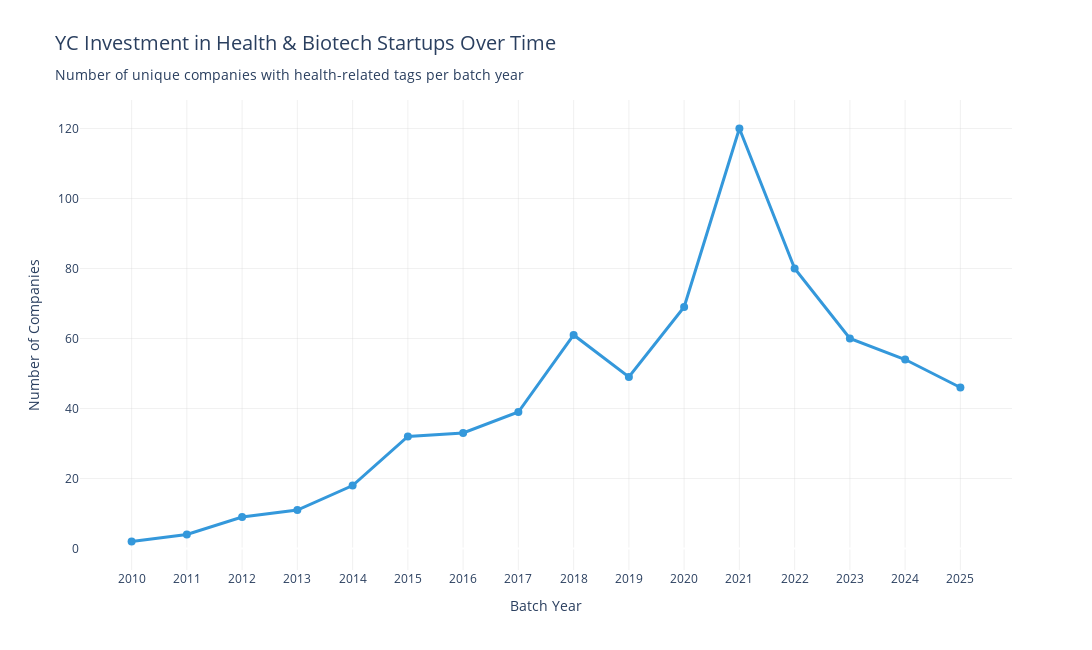

Write notebook code for a chart like this one.
### Code cell
import pandas as pd
import plotly.express as px

print("🔍 INVESTIGATING THE DATA:")
print(f"   Total companies in dataset: {len(df)}")
print(f"   Companies with batch_year: {df['batch_year'].notnull().sum()}")
print(f"   Batch year range: {df['batch_year'].min():.0f} to {df['batch_year'].max():.0f}")
print(f"\n   All unique batch years in dataset:")
all_years = sorted([int(y) for y in df['batch_year'].dropna().unique()])
print(f"   {all_years}\n")

# ------------------------------------
# Load health-related tags from file
# ------------------------------------
HEALTH_TAGS_FILE = "yc_health_tags.txt"

with open(HEALTH_TAGS_FILE, "r", encoding="utf-8") as f:
    health_tags = [line.strip().lower() for line in f if line.strip()]

print(f"📋 Loaded {len(health_tags)} health-related tags")
print(f"   Sample: {', '.join(health_tags[:5])}...\n")

# ------------------------------------
# Check health companies across ALL years
# ------------------------------------
df_health = df.copy()
df_health = df_health[df_health["batch_year"].notnull()]
df_health["batch_year"] = df_health["batch_year"].astype(int)

# Check if company has ANY health tag
def has_health_tag(tag_list):
    """Check if any tag in the list is a health tag."""
    if not isinstance(tag_list, list):
        return False
    return any(tag in health_tags for tag in tag_list)

df_health["has_health_tag"] = df_health["tags"].apply(has_health_tag)

# Show companies per year BEFORE filtering by health tags
print("📊 ALL companies per batch year (before health filter):")
all_companies_per_year = df_health.groupby("batch_year")["company_id"].nunique().reset_index(name="total_companies")
display(all_companies_per_year)

# Filter to only companies with health tags
df_health = df_health[df_health["has_health_tag"]]

print(f"\n🏥 Health companies found: {len(df_health)}")
print(f"   Year range with health tags: {df_health['batch_year'].min()} to {df_health['batch_year'].max()}")

# Count companies per year for health companies
health_companies_per_year = df_health.groupby("batch_year")["company_id"].nunique().reset_index(name="health_companies")

# Merge with all companies to see the difference
companies_comparison = all_companies_per_year.merge(health_companies_per_year, on="batch_year", how="left")
companies_comparison["health_companies"] = companies_comparison["health_companies"].fillna(0).astype(int)
companies_comparison["percentage"] = (companies_comparison["health_companies"] / companies_comparison["total_companies"] * 100).round(1)

print(f"\n{'='*80}")
print("📊 HEALTH COMPANIES PER YEAR - COMPLETE TABLE")
print(f"{'='*80}")
display(companies_comparison)
print(f"{'='*80}")
print(f"✅ Total unique health companies: {df_health['company_id'].nunique()}")
print(f"{'='*80}\n")

# ------------------------------------
# Create line chart (only years with health companies)
# ------------------------------------
companies_per_year = health_companies_per_year.copy()
companies_per_year.columns = ["batch_year", "company_count"]

fig = px.line(
    companies_per_year,
    x="batch_year",
    y="company_count",
    markers=True,
    title="YC Investment in Health & Biotech Startups Over Time<br><sub>Number of unique companies with health-related tags per batch year</sub>",
    labels={
        "batch_year": "Batch Year",
        "company_count": "Number of Companies"
    }
)

fig.update_layout(
    width=1100,
    height=650,
    hovermode="x unified",
    title_font_size=20,
    plot_bgcolor="#ffffff",
    xaxis=dict(
        showgrid=True, 
        gridcolor="rgba(200,200,200,0.25)",
        dtick=1
    ),
    yaxis=dict(showgrid=True, gridcolor="rgba(200,200,200,0.25)")
)

fig.update_traces(
    line=dict(width=3, color="#3498db"),
    marker=dict(size=8)
)

fig.show()

# ------------------------------------
# Show top health tags
# ------------------------------------
print("\n🏷️ Top 20 health tags in dataset:")
health_tag_counts = df_health.explode("tags")["tags"]
health_tag_counts = health_tag_counts[health_tag_counts.isin(health_tags)]
display(health_tag_counts.value_counts().head(20))

### Figure 1 — Plotly figure (JSON) as saved in the notebook; plotly's stock layout.template omitted (floating-point values rounded to 4 significant figures)
{"data": [{"hovertemplate": "Batch Year=%{x}<br>Number of Companies=%{y}<extra></extra>", "legendgroup": "", "line": {"color": "#3498db", "dash": "solid", "width": 3}, "marker": {"size": 8, "symbol": "circle"}, "mode": "lines+markers", "name": "", "orientation": "v", "showlegend": false, "type": "scatter", "x": [2010, 2011, 2012, 2013, 2014, 2015, 2016, 2017, 2018, 2019, 2020, 2021, 2022, 2023, 2024, 2025], "xaxis": "x", "y": [2, 4, 9, 11, 18, 32, 33, 39, 61, 49, 69, 120, 80, 60, 54, 46], "yaxis": "y"}], "layout": {"height": 650, "hovermode": "x unified", "legend": {"tracegroupgap": 0}, "plot_bgcolor": "#ffffff", "title": {"font": {"size": 20}, "text": "YC Investment in Health & Biotech Startups Over Time<br><sub>Number of unique companies with health-related tags per batch year</sub>"}, "width": 1100, "xaxis": {"anchor": "y", "domain": [0, 1], "dtick": 1, "gridcolor": "rgba(200,200,200,0.25)", "showgrid": true, "title": {"text": "Batch Year"}}, "yaxis": {"anchor": "x", "domain": [0, 1], "gridcolor": "rgba(200,200,200,0.25)", "showgrid": true, "title": {"text": "Number of Companies"}}}}
